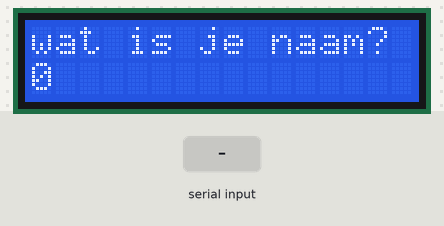
A sketch run on a simulated Arduino Uno, built with avr-gcc and run on an emulated ATmega328P. On the bench: 16×2 character LCD. The inputs (shaded band) are chosen by the test bench.

Above: at 0.1 s.
At 1.6 s:
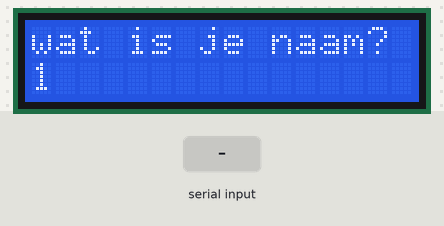
1.7 s: "1" received over Serial
At 2.4 s:
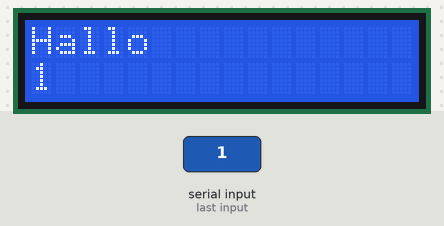
Timing chart, 0 to 4.7 s (numbered marks = the images above; inputs shaded):
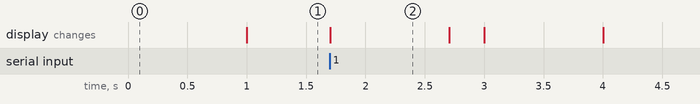

The sketch:

Lcd_serial.ino
```cpp
/*
  Microprocesor cursus
  Riekus Bennink
  Serial en Display
*/

// include the library code:
#include <LiquidCrystal.h>

// initialize the library by associating any needed LCD interface pin
// with the arduino pin number it is connected to
const int rs = 8, en = 9, d4 = 4, d5 = 5, d6 = 6, d7 = 7;

LiquidCrystal lcd(rs, en, d4, d5, d6, d7);

void setup() {
  // Start Serial
  Serial.begin(9600);
  // set up the LCD's number of columns and rows:
  lcd.begin(16, 2);
  // Print a message to the LCD.
  lcd.print("wat is je naam?");
}

void loop() {
  // set the cursor to column 0, line 1
  // (note: line 1 is the second row, since counting begins with 0):
  if(Serial.available()){
    lcd.setCursor(0, 0);
    lcd.print("                ");  // print
    lcd.setCursor(0, 0);   // set de cursor lcd
    lcd.print("Hallo ");
    lcd.print(Serial.readString());
  }
  lcd.setCursor(0, 1);
  // print the number of seconds since reset:
  lcd.print(millis() / 1000);
}
```

Measured:
- after the input at 1.7 s, the display: changes at once (image 2)
- what the display in image 2 shows lasts 1.0 s, from 1.7 s to 2.7 s
